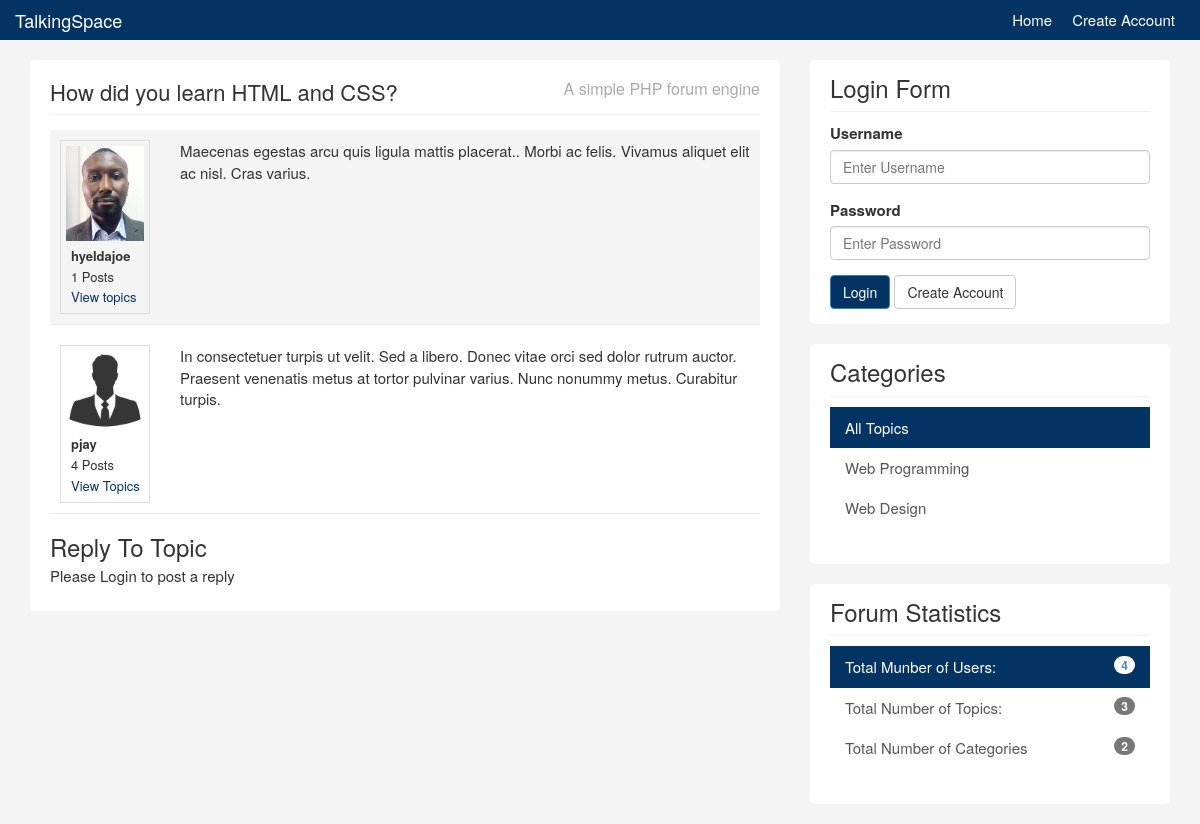
Screenshot of /topic.php?id=2 with the database file from the repository.
### tables this page shows
CREATE TABLE IF NOT EXISTS `topics` (
  `id` int NOT NULL AUTO_INCREMENT,
  `category_id` int NOT NULL,
  `user_id` int NOT NULL,
  `title` varchar(255) NOT NULL,
  `body` text NOT NULL,
  `last_activity` datetime NOT NULL,
  `create_date` timestamp NOT NULL DEFAULT CURRENT_TIMESTAMP,
  PRIMARY KEY (`id`)
);

CREATE TABLE IF NOT EXISTS `users` (
  `id` int NOT NULL AUTO_INCREMENT,
  `name` varchar(100) NOT NULL,
  `email` varchar(100) NOT NULL,
  `avatar` varchar(100) NOT NULL,
  `username` varchar(10) NOT NULL,
  `password` varchar(64) NOT NULL,
  `about` text NOT NULL,
  `last_activity` datetime NOT NULL,
  `join_date` timestamp NOT NULL DEFAULT CURRENT_TIMESTAMP,
  PRIMARY KEY (`id`)
);

CREATE TABLE IF NOT EXISTS `replies` (
  `id` int NOT NULL AUTO_INCREMENT,
  `topic_id` int NOT NULL,
  `user_id` int NOT NULL,
  `body` text NOT NULL,
  `create_date` timestamp NOT NULL DEFAULT CURRENT_TIMESTAMP,
  PRIMARY KEY (`id`)
);

CREATE TABLE IF NOT EXISTS `categories` (
  `id` int NOT NULL AUTO_INCREMENT,
  `name` varchar(100) NOT NULL,
  `description` text NOT NULL,
  PRIMARY KEY (`id`)
);

### libraries/Template.php (called while the page is built, shortened)
<?php
class Template {
    protected $template;
    public function __construct($template)
    {
        $this->template = $template;
    }
    public function __toString(){
        include basename($this->template);
        return ob_get_clean();
    }
}
?>

### libraries/Database.php (called while the page is built, shortened)
<?php
class Database {
    private $host = DB_HOST;
    private $user = DB_USER;
    private $pass = DB_PASS;
    private $dbname = DB_NAME;
    private $dbh;
    private $stmt;
    public function __construct() {
        $dsn = 'mysql:host=' .$this->host . ';dbname='  . $this->dbname;
        $options = array (
            PDO::ATTR_PERSISTENT => true,
            PDO::ATTR_ERRMODE => PDO::ERRMODE_EXCEPTION
        );
        try{
            $this->dbh = new PDO ($dsn, $this->user, $this->pass, $options);
        }
        catch(PDOException $e){
            $this->error = $e->getMessage();
        }
    }
    public function query($query){
        $this->stmt = $this->dbh->prepare($query);
    }
    public function bind($param, $value, $type = null){
        if (is_null ( $type )) {
            switch(true){
                    default :
                    $type = PDO::PARAM_STR;
            }
        }
        $this->stmt->bindValue ($param, $value, $type);
    }
    public function execute(){
        return $this->stmt->execute();
    }
    public function resultset(){
        $this->execute();
        return $this->stmt->fetchAll (PDO::FETCH_OBJ);
    }
    public function single(){
        $this->execute();
        return $this->stmt->fetch(PDO::FETCH_OBJ);
    }
    public function rowCount(){
        return $this->stmt->rowCount();
    }
}
?>

### libraries/Topic.php (called while the page is built, shortened)
<?php
class Topic{
	private $db;
	 public function __construct(){
		$this->db = new Database;
	 }
	public function getTotalTopics(){
		$this->db->query('SELECT * FROM topics');
		return $this->db->rowCount();
	}
	public function getTotalCategories(){
		$this->db->query('SELECT * FROM categories');
		return $this->db->rowCount();
	}
	public function getTopic($id){
		$this->db->query("SELECT topics.*, users.username, users.name, users.avatar FROM topics
						INNER JOIN users
						ON topics.user_id = users.id
						WHERE topics.id = :id
		");
		$this->db->bind(':id', $id);
		$row = $this->db->single();
		return $row;
	}
	public function getReplies($topic_id){
		$this->db->query("SELECT replies.*, users.* FROM replies
						INNER JOIN users
						ON replies.user_id = users.id
						WHERE replies.topic_id = :topic_id
						ORDER BY create_date ASC
		");
		$this->db->bind(':topic_id', $topic_id);
		$results = $this->db->resultset();
		return $results;
	}
}

### helpers/db_helper.php (called while the page is built, shortened)
<?php
function getCategories(){
    $db = new Database;
    $db->query('SELECT * FROM categories');
    $results = $db->resultset();
    return $results;
}
function userPostCount($user_id){
	$db = new Database;
	$db->query('SELECT * FROM topics
				WHERE user_id = :user_id
				');
	$db->bind(':user_id', $user_id);
	$rows = $db->resultset();
	$topic_count = $db->rowCount();
	$db->query('SELECT * FROM replies
				WHERE user_id = :user_id
				');
	$db->bind(':user_id', $user_id);
	$rows = $db->resultset();
	$reply_count = $db->rowCount();
	return $topic_count + $reply_count;
}
?>

### helpers/system_helper.php (called while the page is built, shortened)
<?php
	function isLoggedIn(){
		if(isset($_SESSION['is_logged_in'])){
			return true;
		} else {
			return false;
		}
	}

### helpers/format_helper.php (called while the page is built, shortened)
<?php
function is_active($category){
    if(isset($_GET['category'])){
        if($_GET['category'] == $category){
            return 'active';
        }else{
            return '';
        }
    }else {
        if($category == null){
            return 'active';
        }
    }
}
?>

### templates/topic.php (the view)
<?php include('includes/header.php'); ?>
<ul id="topics">
	<li id="main-topic" class="topic topic">
		<div class="row">
			<div class="col-md-2">
				<div class="user-info">
					<img class="avatar pull-left" src="<?php echo BASE_URI; ?>images/avatars/<?php echo $topic->avatar; ?>" />
					<ul>
						<li><strong><?php echo $topic->username; ?></strong></li>
						<li><?php echo userPostCount($topic->user_id); ?> Posts</li>
						<li><a href="<?php echo BASE_URI; ?>topics.php?user=<?php echo $topic->user_id; ?>">View topics</a>
					</ul>
				</div>
			</div>
			<div class="col-md-10">
				<div class="topic-content pull-right">
					<?php echo $topic->body; ?>
				</div>
			</div>
		</div>
	</li>
	<?php foreach($replies as $reply) : ?>
	<li class="topic topic">
		<div class="row">
			<div class="col-md-2">
				<div class="user-info">
					<img class="avatar pull-left" src="<?php echo BASE_URI; ?>images/avatars/<?php echo $reply->avatar; ?>" />
					<ul>
						<li><strong><?php echo $reply->username; ?></strong></li>
						<li><?php echo userPostCount($reply->user_id); ?> Posts</li>
						<li><a href="<?php echo BASE_URI; ?>topics.php?user=<?php echo $reply->user_id; ?>">View Topics</a>
					</ul>
				</div>
			</div>
			<div class="col-md-10">
				<div class="topic-content pull-right">
					<?php echo $reply->body; ?>
				</div>
			</div>
		</div>
	</li>
	<?php endforeach; ?>
				</ul>
				<h3>Reply To Topic</h3>
				<?php if(isLoggedIn()) : ?>
				<form role="form" method="post" action="topic.php?id=<?php echo $topic->id ?>">
  					<div class="form-group">
						<textarea id="reply" rows="10" cols="80" class="form-control" name="reply"></textarea>
						<script>
							CKEDITOR.replace( 'reply' );
            			</script>
  					</div>
 					 <button type="submit" class="btn btn-default" name="do_reply">Submit</button>
				</form>
				<?php else: ?>
					<p>Please Login to post a reply</p>
				<?php endif; ?>
<?php include('includes/footer.php'); ?>

### templates/includes/footer.php
</div>
				</div>
			</div>
			<div class="col-md-4">
				<div class="sidebar">
					<div class="block">
						<h3>Login Form</h3>
						<?php if(isLoggedIn())  :  ?>
							<div class="userdate">
								Welcome, <?php echo getUser()['username'];  ?>
							</div>
							<br>
							<form role="form" method="post" action="logout.php">
								<input type="submit" name="do_logout" class="btn btn-primary" value="Log Out">
							</form>
							<?php else: ?>
						<form role="form"
						method="post" action="login.php">
						<div class="form-group">
							<label>Username</label>
							<input name="username" type="text" class="form-control" placeholder="Enter Username">
						</div>
						<div class="form-group">
							<label>Password</label>
							<input name="password" type="password" class="form-control" placeholder="Enter Password">
						</div>
						<button name="do_login" type="submit" class="btn btn-primary">Login</button> <a  class="btn btn-default" href="register.html"> Create Account</a>
					</form>
					<?php endif; ?>
					</div>
					<div class="block">
					<h3>Categories</h3>
					<div class="list-group">
					<a href="topics.php" class="list-group-item <?php echo is_active(null); ?>">All Topics <span class="badge pull-right"></span></a>
					<?php foreach(getCategories() as $category) : ?>
						<a href="topics.php?category=<?php echo $category->id; ?>" class="list-group-item <?php echo is_active($category->id); ?>"><?php echo $category->name; ?> </a>
					<?php endforeach; ?>
					</div>
				</div>
				<div class="block">
					<h3>Forum Statistics</h3>
					<div class="list-group">
						<a href="#" class="list-group-item active">Total Munber of Users: <span class="badge pull-right"><?php echo $totalUsers; ?></span></a>
						<a href="#" class="list-group-item">Total Number of Topics: <span class="badge pull-right"><?php echo $totalTopics; ?></span></a>
						<a href="#" class="list-group-item">Total Number of Categories<span class="badge pull-right"><?php echo $totalCategories; ?></span></a>
					</div>
				</div>
				</div>
			</div>
		</div>
    </div>
  </body>
</html>

### templates/css/custom.css (style rules this page uses)
body { padding-top: 60px; background:#f4f4f4; font-size:15px; }
a { color:#043464; }
ul { padding:0; margin:0; list-style:none; }
h3 { margin-bottom:5px; }
.block { background:#fff; border-radius:5px; padding: 15px 20px; margin-bottom:20px; }
.sidebar .block h3 { margin:0 0 10px 0; padding-bottom:10px; border-bottom:#eee solid 1px; }
.topic { border-bottom:#eee solid 1px; margin-bottom:10px; padding:10px; }
.topic-content { width:100%; }
img.avatar { width:100%; }
a.list-group-item.active, a.list-group-item.active:hover, a.list-group-item.active:focus { background:#043464; border-radius:0; }
.list-group-item { border:0 }
#main-topic { background:#f4f4f4; padding:10px; }
.user-info { border:#ddd solid 1px; padding:5px; overflow:hidden; font-size:13px; }
.user-info img { display:block; margin-bottom:5px; }
.user-info ul { list-style:none; margin:10px 0 0 5px; }
.user-info li { line-height:1.6em; }
.btn-primary { background:#043464; }

### rows the page displays
topics: user.avatar (picture), user.username "hyeldajoe", body "Maecenas egestas arcu quis ligula mattis placerat.. Morbi ac felis. Vivamus aliquet elit ac nisl. Cras varius."
replies: user.avatar (picture), user.username "pjay", user_id "4", body "In consectetuer turpis ut velit. Sed a libero. Donec vitae orci sed dolor rutrum auctor. Praesent venenatis metus at tortor pulvinar varius. Nunc nonummy metus. Curabitur turpis."
categories: name "Web Programming"
categories: name "Web Design"

### other values shown
$title "How did you learn HTML and CSS?"
userPostCount($topic->user_id) "1"
$totalUsers "4"
$totalTopics "3"
$totalCategories "2"
